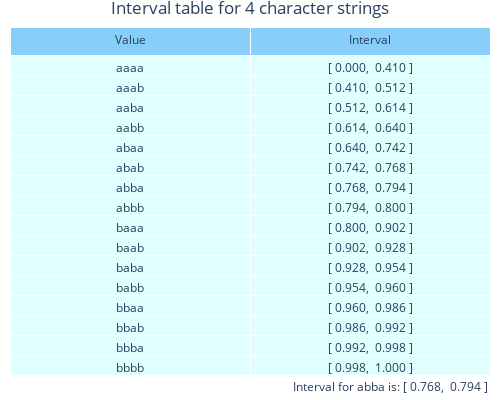

Source (notebook cell):
### Markdown cell above
### Plotly табела

### Code cell
fig = go.Figure(
    data=[go.Table(
        header=dict(values=['Value', 'Interval'],
                    fill_color='lightskyblue',
                    align='center'),
        cells=dict(values=[print_left, print_right],
                   fill_color='lightcyan',
                   align='center'))],
    layout=go.Layout(
        title=f"Interval table for {input_length} character strings",
        title_x=0.5,
        margin=dict(l=10, r=10, t=27, b=20, pad=1),
        width=500,
        height=400,
        annotations=[
            dict(
                showarrow=False,
                text=f"Interval for {input_string} is: " + result,
                xanchor='right',
                x=1,
                yanchor='top',
                y=0.01)]))
iplot(fig, filename = 'fig-arithmeti-coding-1.html', config=config)

### Figure 1 — Plotly figure (JSON) as saved in the notebook; plotly's stock layout.template omitted (floating-point values rounded to 4 significant figures)
{"data": [{"cells": {"align": "center", "fill": {"color": "lightcyan"}, "values": [["aaaa", "aaab", "aaba", "aabb", "abaa", "abab", "abba", "abbb", "baaa", "baab", "baba", "babb", "bbaa", "bbab", "bbba", "bbbb"], ["[ 0.000,  0.410 ]", "[ 0.410,  0.512 ]", "[ 0.512,  0.614 ]", "[ 0.614,  0.640 ]", "[ 0.640,  0.742 ]", "[ 0.742,  0.768 ]", "[ 0.768,  0.794 ]", "[ 0.794,  0.800 ]", "[ 0.800,  0.902 ]", "[ 0.902,  0.928 ]", "[ 0.928,  0.954 ]", "[ 0.954,  0.960 ]", "[ 0.960,  0.986 ]", "[ 0.986,  0.992 ]", "[ 0.992,  0.998 ]", "[ 0.998,  1.000 ]"]]}, "header": {"align": "center", "fill": {"color": "lightskyblue"}, "values": ["Value", "Interval"]}, "type": "table"}], "layout": {"annotations": [{"showarrow": false, "text": "Interval for abba is: [ 0.768,  0.794 ]", "x": 1, "xanchor": "right", "y": 0.01, "yanchor": "top"}], "height": 400, "margin": {"b": 20, "l": 10, "pad": 1, "r": 10, "t": 27}, "title": {"text": "Interval table for 4 character strings", "x": 0.5}, "width": 500}}
